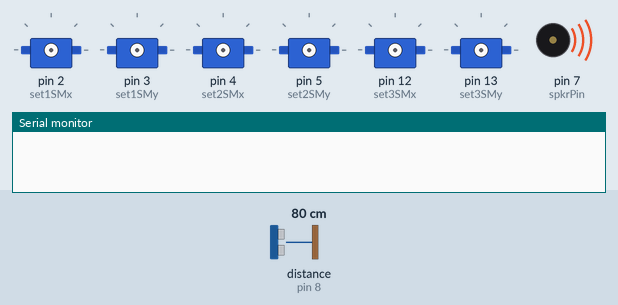
Recording of a sketch running on a simulated Arduino Uno, built with avr-gcc and run on an emulated ATmega328P. Parts: 6 × servo, buzzer (waves = sounding), the last lines printed to the serial monitor. Wiring (inferred from the names in the program): ultrasonic range finder: trigger pin 9; echo pin 8. Inputs (shaded band) come from the test bench; at power-on: distance to the obstacle (sensor on pin 8) 80 cm. The echo pulse lasts 58.3 µs per cm.

Above: at 0.1 s.
At 1.3 s:
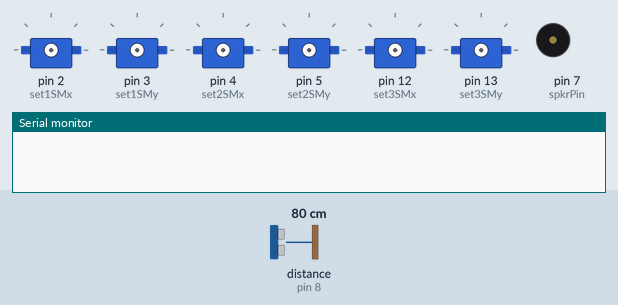
At 2.3 s:
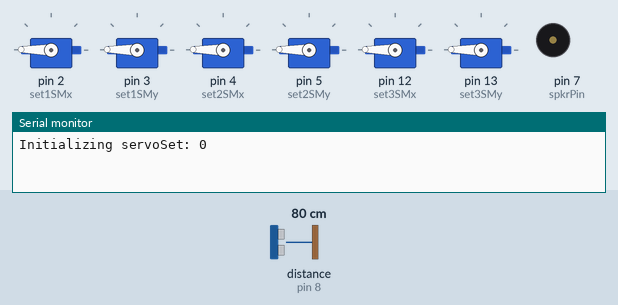
Timing chart, 0 to 3.8 s (numbered marks = the images above):
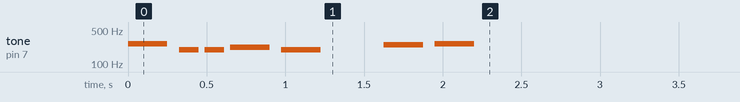

The sketch:

sketch_oct06a_voltmeter.ino
```cpp
/*
  Volt Meter: for 4 input from Solar panel or battery
  Stepper motor: drive stepper motor based on input from power source
*/
#include "pitches.h"
// include the library code:
#include <LiquidCrystal.h>
///#include <Stepper.h>
#include <Servo.h>

#define NOTE_BLANK 0

const int nservo_set = 3;
const int dbg = 1;
const int isLCD = 0;
const int noiseLVL = 20;
const int melody[][2] =
{
   {NOTE_C4, 4},
   {NOTE_G3, 8},
   {NOTE_G3, 8},
   {NOTE_A3, 4},
   {NOTE_G3, 4},
   {NOTE_BLANK, 4},
   {NOTE_B3, 4},
   {NOTE_C4, 4}
};


// initialize the library with the numbers of the interface pins
// lcd pins
int lcdRSpin = 13; //12
int lcdEpin  = 12; //11
int lcd4pin  = 5;
int lcd5pin  = 4;
int lcd6pin  = 3;
int lcd7pin  = 2;

// Servo pins
int set1SMx = 2;
int set1SMy = 3;
int set2SMx = 4;
int set2SMy = 5;
int set3SMx = 12;
int set3SMy = 13;

//  speaker pins
int spkrPin = 7;
int echoPin = 8;
int trigPin = 9;

LiquidCrystal lcd(lcdRSpin, lcdEpin, lcd4pin, lcd5pin, lcd6pin, lcd7pin);

//// stepper motor pins: current not used
//int stepIN1pin = 8;
//int stepIN2pin = 9;
//int stepIN3pin = 10;
//int stepIN4pin = 11;
//const int stepsPerRevolution = 100;//200;//2048;
///Stepper myStepper(stepsPerRevolution, stepIN1pin, stepIN2pin, stepIN3pin, stepIN4pin);

Servo servoX[nservo_set]; // create servo object to control a servo
Servo servoY[nservo_set];

int pos = 0;
int posH0 = 0, posH1 = 0, posV0 = 0, posV1 = 0;
int xPos = 0;
int yPos = 0;

int is_xPosChg = 0;
int is_yPosChg = 0;

int   a0, a1, a2, a3, a_scan_delay = 0, sys_delay = 0; // variable to store the value coming from the sensor
float v0, v1, v2, v3; // variable to store the voltage coming from the sensor

int   motorSpeed    = 100; // max speed is 100 or 200
int   prv_sensorVal = 0;
int   dif_sensorVal = 0;
int   step_count    = 0;

float prv_dist = 0;

void mymelody() {
  int numNotes = sizeof(melody) / sizeof(melody[0]);

  for (int thisNote=0; thisNote < numNotes; thisNote++) {
    int thisNoteTone = melody[thisNote][0];
    int thisNoteDuration = melody[thisNote][1];
    int noteDurationMS = 1000 / thisNoteDuration;

    tone(spkrPin, thisNoteTone, noteDurationMS);
    delay(noteDurationMS * 1.30);
  }
}

int system_delay(int scan_delay) {

  if (scan_delay < 128) sys_delay = 0;          // 0 sec
  else if (scan_delay < 256) sys_delay = 10;    // 10 sec
  else if (scan_delay < 384) sys_delay = 30;    // 30 sec
  else if (scan_delay < 512) sys_delay = 60;    // 1min    ___
  else if (scan_delay < 640) sys_delay = 120;   // 2min
  else if (scan_delay < 768) sys_delay = 180;   // 3min
  else if (scan_delay < 896) sys_delay = 300;   // 5min
  else                       sys_delay = 600;   //10min

  sys_delay *= 1000;
  if (dbg) { Serial.print("sys_delay:"); Serial.println(sys_delay); }
  return sys_delay;
}
//----------------------------------------------------------- setup
void setup() {
  if (dbg)  Serial.begin(9600);  // start serial for output

  mymelody();

/*
  // set up the LCD's number of columns and rows:
  lcd.begin(16, 2);
  //lcd.print("Motor Speed:");
///  // set the RPM
///  myStepper.setSpeed(motorSpeed);
*/
  servoX[0].attach(set1SMx); // attaches the servo on pin 6 to the servo object
  servoY[0].attach(set1SMy);
  servoX[1].attach(set2SMx); // attaches the servo on pin 6 to the servo object
  servoY[1].attach(set2SMy);
  servoX[2].attach(set3SMx); // attaches the servo on pin 6 to the servo object
  servoY[2].attach(set3SMy);

  // initialize to east facing setup
  for (int idx = 0; idx < nservo_set; idx++) {
    servoX[idx].write(179);
    servoY[idx].write(179);
    if (dbg) { Serial.print("Initializing servoSet: "); Serial.println(idx); }
  }

  delay(5000);
  if (dbg) { Serial.println("Setup procedure is over"); }

  pinMode(echoPin, INPUT);
  pinMode(trigPin, OUTPUT);


}

//----------------------------------------------------------- AnalogLCDprint
void analogLCDprint(int a0, int a1, int a2, int a3, int a_scan_dly) {
  if (isLCD) lcd.setCursor(0,0);
  if (isLCD) lcd.print("A0:     A1:     ");
  if (isLCD) lcd.setCursor(3, 0);  lcd.print(a0);
  if (isLCD) lcd.setCursor(11, 0); lcd.print(a1);
  if (dbg) { Serial.print("A0: "); Serial.println(a0); }
  if (dbg) { Serial.print("A1: "); Serial.println(a1); }
  if (isLCD) lcd.setCursor(0,1);
  if (isLCD) lcd.print("A2:     A3:     ");
  if (isLCD) lcd.setCursor(3, 1);  lcd.print(a2);
  if (isLCD) lcd.setCursor(11, 1); lcd.print(a3);
  if (dbg) { Serial.print("A2: "); Serial.println(a2); }
  if (dbg) { Serial.print("A3: "); Serial.println(a3); }
  if (dbg) { Serial.print("scan delay: "); Serial.println(a_scan_dly); }

}
//----------------------------------------------------------- voltageLCDprint
void voltageLCDprint(float v0, float v1, float v2, float v3) {
  if (isLCD) lcd.setCursor(0,0);
  if (isLCD) lcd.print("V0:     V1:     ");
  if (isLCD) lcd.setCursor(3, 0);  lcd.print(v0);
  if (isLCD) lcd.setCursor(11, 0); lcd.print(v1);
  if (dbg) { Serial.print("V0: "); Serial.println(v0); }
  if (dbg) { Serial.print("V1: "); Serial.println(v1); }
  if (isLCD) lcd.setCursor(0,1);
  if (isLCD) lcd.print("V2:     V4:     ");
  if (isLCD) lcd.setCursor(3, 1);  lcd.print(v2);
  if (isLCD) lcd.setCursor(11, 1); lcd.print(v3);
  if (dbg) { Serial.print("V2: "); Serial.println(v2); }
  if (dbg) { Serial.print("V3: "); Serial.println(v3); }
}
//----------------------------------------------------------- ServoPositionprint
void servoPositionprint(int xPos, int yPos) {
  if (isLCD) lcd.setCursor(0,0);
  if (isLCD) lcd.print("xPos:           ");
  if (isLCD) lcd.setCursor(6, 0);  lcd.print(xPos);
  if (dbg) { Serial.print("xPos: "); Serial.println(xPos); }
  if (isLCD) lcd.setCursor(0,1);
  if (isLCD) lcd.print("yPos:           ");
  if (isLCD) lcd.setCursor(6, 1);  lcd.print(yPos);
  if (dbg) { Serial.print("yPos: "); Serial.println(yPos); }
}
//----------------------------------------------------------- ultrasonic_dist_print
void  ultrasonic_dist_print(int dist_cm) {
  if (isLCD) lcd.setCursor(0,0);
  if (isLCD) lcd.print("Object at (cm):");
  if (isLCD) lcd.setCursor(0,1);
  if (isLCD) lcd.print("                ");
  if (isLCD) lcd.setCursor(0,1);
  if (isLCD) lcd.print(dist_cm);
  if (dbg) { Serial.print("Object at (cm)"); Serial.println(dist_cm);}
}

//----------------------------------------------------------- loop
/*                      **SUN LIGHT**
 *            V0
 *        --------+
 *             .  +
 *           V3   +  V1
 *          .     +
 *        --------+
 *            V2
 */
void loop() {
  float dist_cm;
  int   pulseLen_us; // micro_seconds;


  //bit-bang a small squae wave on the trig pin
  // to start the range finder
  digitalWrite(trigPin, LOW);
  delayMicroseconds(20);
  digitalWrite(trigPin, HIGH);
  delayMicroseconds(100);
  digitalWrite(trigPin, LOW);

  //measure the pulse length from the echo pin
  pulseLen_us = pulseIn(echoPin, HIGH);
  //calculate the distance using the speed of sound
  dist_cm = pulseLen_us / 29.387 / 2;

  if (dist_cm < prv_dist) {
    mymelody();
  } else {
      noTone(spkrPin);
  }
  prv_dist = dist_cm;

  ultrasonic_dist_print(dist_cm);
  delay(sys_delay);


  // Read the value from the analog input pin
  // A value of 1023 = 5V, a value of 0 = 0V
  a0 = analogRead(A0); // read the analog input pin0
  a1 = analogRead(A1);
  a2 = analogRead(A3);
  a3 = analogRead(A4);
  a_scan_delay = analogRead(A5); // value 0..1023 is divided in to 8 equal parts

  sys_delay = 0;system_delay(a_scan_delay);
  // ---------to avoid noise when servo motor is connected
  if (a0 < noiseLVL) a0=0;
  if (a1 < noiseLVL) a1=0;
  if (a2 < noiseLVL) a2=0;
  if (a3 < noiseLVL) a3=0;
  analogLCDprint(a0,a1,a2,a3,a_scan_delay);

  // Convert sensor value to voltage
  v0 = a0 *(5.0/1023.0);
  v1 = a1 *(5.0/1023.0);
  v2 = a2 *(5.0/1023.0);
  v3 = a3 *(5.0/1023.0);
  ///voltageLCDprint(v0, v1, v2, v3);

  // stay where sunflower points
  if ((a0 == 0) && (a1 == 0) && (a2 == 0) && (a3 == 0)) {
    is_xPosChg = 0;
    is_yPosChg = 0;
    if (dbg) { Serial.println("No horizontal & Vertical change"); }
    ;
  } else {
    // no x-axis movement
    if ((a0 == 0) && (a1 == 0) && (a2 == 0)) {
      is_xPosChg = 0;
      if (dbg) { Serial.println("No horizontal change"); }
      ;
    } else {
      is_xPosChg = 1;
      posH0 = posH1 = 0;
      //-----------------setting X position
      if ((a0+a1) > 0) {
        posH0 = (a1 * 90) / (a0+a1);
      }
      if ((a1+a2) > 0) {
        posH1 = (a2 * 90) / (a1+a2);
      }
      if (dbg) { Serial.print("posH0:"); Serial.println(posH0); }
      if (dbg) { Serial.print("posH1:"); Serial.println(posH1); }

      if ((a0 >= a2) && (a1 >= a2)) {
        xPos = posH0;
      }
      else if ((a1 >= a0) && (a2 >= a0)) {
        xPos = posH1 + 90;
      }
    }
    // no Yaxis movement
    if ((a0 == 0) && (a2 == 0) && (a3 == 0)) {
      is_yPosChg = 0;
      if (dbg) { Serial.println("No vertical change"); }
      ;
    } else {
      is_yPosChg = 1;
      posV0 = posV1 = 0;
      //-----------------setting Y position
      if ((a0+a3) > 0) {
        if (a0 == 0) posV0 = 90;
        else posV0 = (a3 * 90) / (a0+a3);
      }
      if ((a2+a3) > 0) {
        if (a3 == 0) posV1 = 90;
        else posV1 = (a2 * 90) / (a2+a3);
      }
      if (dbg) {
        Serial.print("posV0:"); Serial.println(posV0);
      }
      if (dbg) { Serial.print("posV1:"); Serial.println(posV1); }

      if ((a0 >= a2) && (a3 >= a2)) {
        yPos = posV0;
      }
      else if ((a2 >= a0) && (a3 >= a0)) {
        yPos = posV1 + 90;
      }

      yPos = 180 - yPos;
    }
  }

  //------------------------------------ Setting servo position ####
  servoPositionprint(xPos, yPos);

  //if (is_xPosChg == 1) {
  //  for (int idx=0; idx < nservo_set; idx++) {
  //    servoX[idx].write(xPos);
  //  }
  //} else {
  //  if (dbg) Serial.println("No change for xpos");
  //}
  delay(100);

  if (xPos > 90) yPos = 180 - yPos;

  //if (is_yPosChg == 1) {
  //  for (int idx=0; idx < nservo_set; idx++) {
  //    servoY[idx].write(yPos);
  //  }
  //} else {
  //  if (dbg) Serial.println("No change in ypos");
  //}
  delay(100);

  is_xPosChg = 0;
  is_yPosChg = 0;

  //--xx--sunpos = map(v0, 0, 1023, 0, 180);
  //--xx--myservo.write(val);
  ///---motorSpeed = map(sensorValue, 0, 1023, 0, 100);
//  Serial.print("motorSpeed: ");
//  Serial.println(motorSpeed);
/*
  for (pos=0; pos <=180; pos += 1) {
    //myservoX.write(pos);
    myservoY.write(pos);
    delay(15);
  }
  */
  /*
  for (pos=180; pos >=0; pos -= 1) {
    myservoX.write(pos);
    myservoY.write(pos);
    delay(15);
  }
*/
}
```

pitches.h
```cpp
/*************************************************
 * Public Constants
 *************************************************/

#define NOTE_B0  31
#define NOTE_C1  33
#define NOTE_CS1 35
#define NOTE_D1  37
#define NOTE_DS1 39
#define NOTE_E1  41
#define NOTE_F1  44
#define NOTE_FS1 46
#define NOTE_G1  49
#define NOTE_GS1 52
#define NOTE_A1  55
#define NOTE_AS1 58
#define NOTE_B1  62
#define NOTE_C2  65
#define NOTE_CS2 69
#define NOTE_D2  73
#define NOTE_DS2 78
#define NOTE_E2  82
#define NOTE_F2  87
#define NOTE_FS2 93
#define NOTE_G2  98
#define NOTE_GS2 104
#define NOTE_A2  110
#define NOTE_AS2 117
#define NOTE_B2  123
#define NOTE_C3  131
#define NOTE_CS3 139
#define NOTE_D3  147
#define NOTE_DS3 156
#define NOTE_E3  165
#define NOTE_F3  175
#define NOTE_FS3 185
#define NOTE_G3  196
#define NOTE_GS3 208
#define NOTE_A3  220
#define NOTE_AS3 233
#define NOTE_B3  247
#define NOTE_C4  262
#define NOTE_CS4 277
#define NOTE_D4  294
#define NOTE_DS4 311
#define NOTE_E4  330
#define NOTE_F4  349
#define NOTE_FS4 370
#define NOTE_G4  392
#define NOTE_GS4 415
#define NOTE_A4  440
#define NOTE_AS4 466
#define NOTE_B4  494
#define NOTE_C5  523
#define NOTE_CS5 554
#define NOTE_D5  587
#define NOTE_DS5 622
#define NOTE_E5  659
#define NOTE_F5  698
#define NOTE_FS5 740
#define NOTE_G5  784
#define NOTE_GS5 831
#define NOTE_A5  880
#define NOTE_AS5 932
#define NOTE_B5  988
#define NOTE_C6  1047
#define NOTE_CS6 1109
#define NOTE_D6  1175
#define NOTE_DS6 1245
#define NOTE_E6  1319
#define NOTE_F6  1397
#define NOTE_FS6 1480
#define NOTE_G6  1568
#define NOTE_GS6 1661
#define NOTE_A6  1760
#define NOTE_AS6 1865
#define NOTE_B6  1976
#define NOTE_C7  2093
#define NOTE_CS7 2217
#define NOTE_D7  2349
#define NOTE_DS7 2489
#define NOTE_E7  2637
#define NOTE_F7  2794
#define NOTE_FS7 2960
#define NOTE_G7  3136
#define NOTE_GS7 3322
#define NOTE_A7  3520
#define NOTE_AS7 3729
#define NOTE_B7  3951
#define NOTE_C8  4186
#define NOTE_CS8 4435
#define NOTE_D8  4699
#define NOTE_DS8 4978
```
